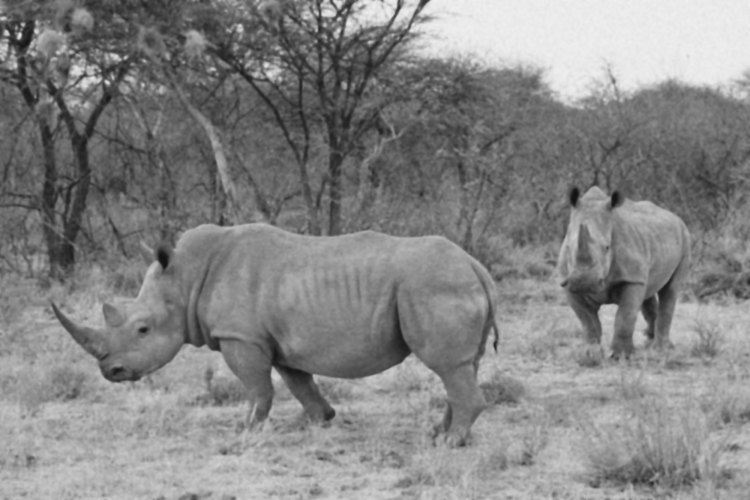
#> input picture lab04/zad6/nosorozec.png, 750 x 500 px
$ python gauss.py
#> lines starting #> are read from the running program, lines starting #| are printed output that depends on the picture
import cv2
import numpy as np
import matplotlib.pyplot as plt

img = cv2.imread("nosorozec.png", cv2.IMREAD_GRAYSCALE)
#> img is the input picture: shape (500, 750); min 17, max 240, mean 133.1
if img is None:
    print(f"Błąd: Nie znaleziono pliku nosorozec.png")
    img = np.zeros((300, 300), dtype=np.uint8)
    cv2.putText(
        img, "BRAK NOSOROZEC.PNG", (10, 150), cv2.FONT_HERSHEY_SIMPLEX, 1, 255, 2
    )

blurred = cv2.GaussianBlur(img, (15, 15), 3)
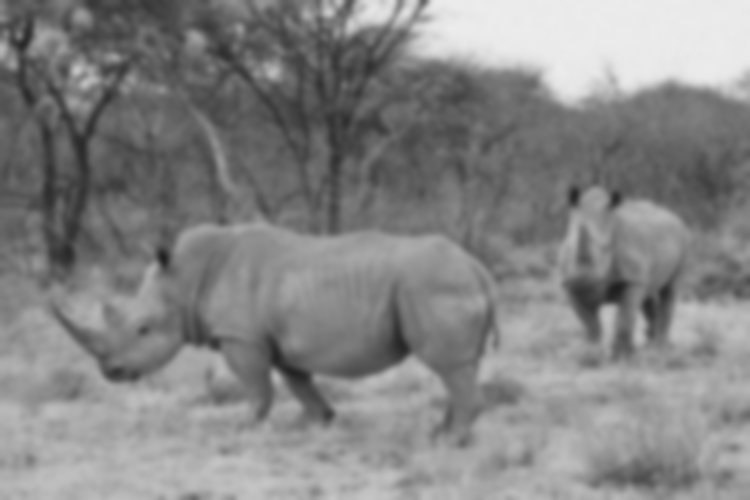
#> blurred: shape (500, 750); min 31, max 236, mean 133.1

unsharp_mask = cv2.subtract(img, blurred)
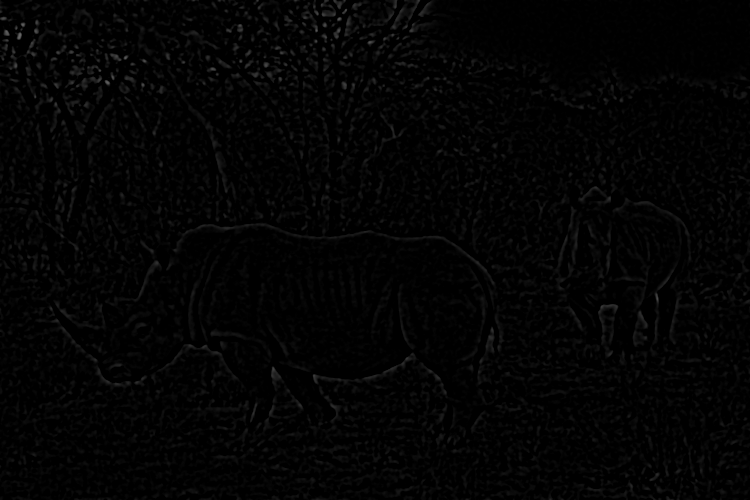
#> unsharp_mask: shape (500, 750); min 0, max 102, mean 3.5

k = 1.5
highboost = cv2.addWeighted(
    img.astype(np.float32), 1.0, unsharp_mask.astype(np.float32), k, 0
)
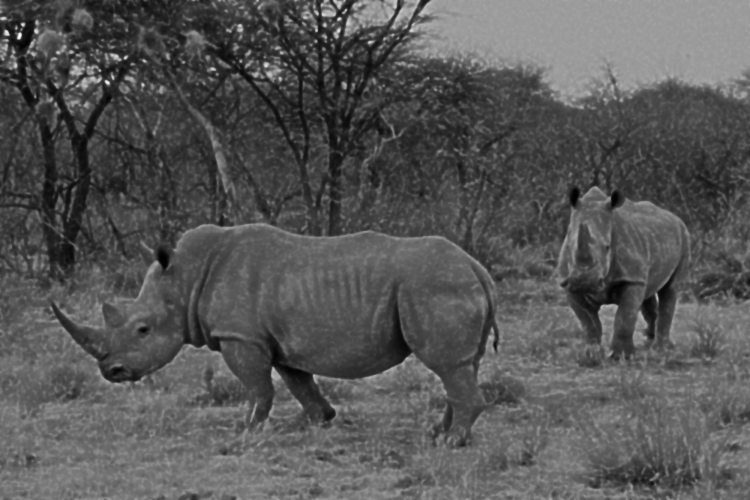
#> highboost: shape (500, 750) float32; min 17, max 373.5, mean 138.3; drawn with min black and max white
highboost = np.clip(highboost, 0, 255).astype(np.uint8)
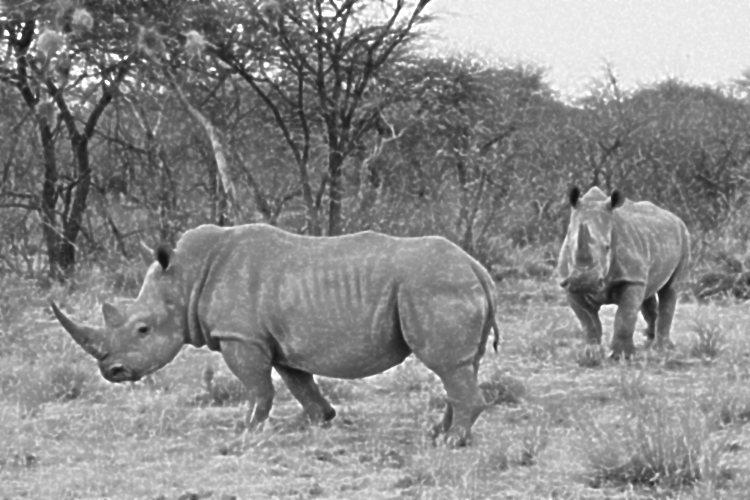
#> highboost: shape (500, 750); min 17, max 255, mean 138.2

cv2.imwrite("oryginal.png", img)
cv2.imwrite("blurred.png", blurred)
cv2.imwrite("unsharp_mask_view.png", unsharp_mask)
cv2.imwrite("highboost.png", highboost)

images = [img, blurred, unsharp_mask, highboost]
titles = ["Oryginał", "Wygładzony (Gauss)", "Nieostra maska", f"Highboost (k={k})"]

plt.figure(figsize=(20, 5))
for i in range(4):
    plt.subplot(1, 4, i + 1)
    plt.imshow(images[i], cmap="gray")
    plt.title(titles[i])
    plt.axis("off")

plt.tight_layout()
plt.savefig("highboost_result.png")
plt.close()
